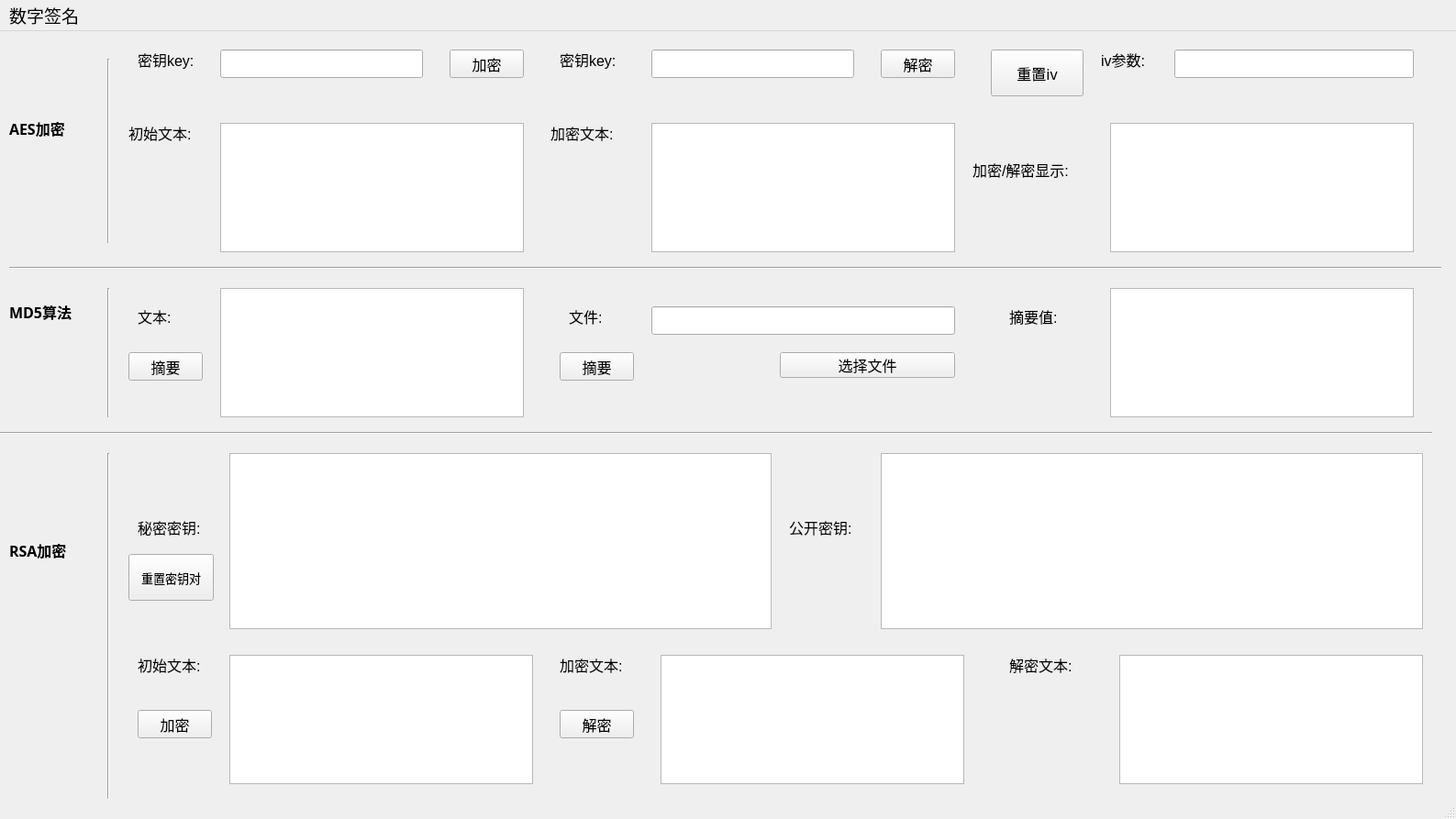
<?xml version="1.0" encoding="UTF-8"?>
<ui version="4.0">
 <class>mainWindow</class>
 <widget class="QMainWindow" name="mainWindow">
  <property name="geometry">
   <rect>
    <x>0</x>
    <y>0</y>
    <width>1587</width>
    <height>893</height>
   </rect>
  </property>
  <property name="windowTitle">
   <string>MainWindow</string>
  </property>
  <widget class="QWidget" name="centralwidget">
   <widget class="QLabel" name="aesArea">
    <property name="geometry">
     <rect>
      <x>10</x>
      <y>90</y>
      <width>91</width>
      <height>31</height>
     </rect>
    </property>
    <property name="font">
     <font>
      <family>微软雅黑 Light</family>
      <pointsize>12</pointsize>
      <weight>75</weight>
      <bold>true</bold>
     </font>
    </property>
    <property name="autoFillBackground">
     <bool>false</bool>
    </property>
    <property name="text">
     <string>AES加密</string>
    </property>
   </widget>
   <widget class="QLineEdit" name="aes_key1">
    <property name="geometry">
     <rect>
      <x>240</x>
      <y>20</y>
      <width>221</width>
      <height>31</height>
     </rect>
    </property>
    <property name="font">
     <font>
      <pointsize>12</pointsize>
     </font>
    </property>
   </widget>
   <widget class="QLabel" name="aes_key1_abel">
    <property name="geometry">
     <rect>
      <x>150</x>
      <y>20</y>
      <width>81</width>
      <height>21</height>
     </rect>
    </property>
    <property name="font">
     <font>
      <pointsize>12</pointsize>
     </font>
    </property>
    <property name="text">
     <string>密钥key:</string>
    </property>
   </widget>
   <widget class="QLabel" name="input_label">
    <property name="geometry">
     <rect>
      <x>140</x>
      <y>100</y>
      <width>101</width>
      <height>21</height>
     </rect>
    </property>
    <property name="font">
     <font>
      <pointsize>12</pointsize>
     </font>
    </property>
    <property name="text">
     <string>初始文本:</string>
    </property>
   </widget>
   <widget class="QTextEdit" name="aes_inputtext">
    <property name="geometry">
     <rect>
      <x>240</x>
      <y>100</y>
      <width>331</width>
      <height>141</height>
     </rect>
    </property>
   </widget>
   <widget class="QPushButton" name="aes_eBtn">
    <property name="geometry">
     <rect>
      <x>490</x>
      <y>20</y>
      <width>81</width>
      <height>31</height>
     </rect>
    </property>
    <property name="font">
     <font>
      <pointsize>12</pointsize>
     </font>
    </property>
    <property name="text">
     <string>加密</string>
    </property>
   </widget>
   <widget class="QLabel" name="encrypted_label">
    <property name="geometry">
     <rect>
      <x>600</x>
      <y>100</y>
      <width>101</width>
      <height>21</height>
     </rect>
    </property>
    <property name="font">
     <font>
      <pointsize>12</pointsize>
     </font>
    </property>
    <property name="text">
     <string>加密文本:</string>
    </property>
   </widget>
   <widget class="QTextEdit" name="aes_encrypttext">
    <property name="geometry">
     <rect>
      <x>710</x>
      <y>100</y>
      <width>331</width>
      <height>141</height>
     </rect>
    </property>
   </widget>
   <widget class="QLabel" name="aes_display_label">
    <property name="geometry">
     <rect>
      <x>1060</x>
      <y>140</y>
      <width>141</width>
      <height>21</height>
     </rect>
    </property>
    <property name="font">
     <font>
      <pointsize>12</pointsize>
     </font>
    </property>
    <property name="text">
     <string>加密/解密显示:</string>
    </property>
   </widget>
   <widget class="QPushButton" name="aes_dBtn">
    <property name="geometry">
     <rect>
      <x>960</x>
      <y>20</y>
      <width>81</width>
      <height>31</height>
     </rect>
    </property>
    <property name="font">
     <font>
      <pointsize>12</pointsize>
     </font>
    </property>
    <property name="text">
     <string>解密</string>
    </property>
   </widget>
   <widget class="QLineEdit" name="aes_key2">
    <property name="geometry">
     <rect>
      <x>710</x>
      <y>20</y>
      <width>221</width>
      <height>31</height>
     </rect>
    </property>
    <property name="font">
     <font>
      <pointsize>12</pointsize>
     </font>
    </property>
   </widget>
   <widget class="QLabel" name="aes_key2_label">
    <property name="geometry">
     <rect>
      <x>610</x>
      <y>20</y>
      <width>81</width>
      <height>21</height>
     </rect>
    </property>
    <property name="font">
     <font>
      <pointsize>12</pointsize>
     </font>
    </property>
    <property name="text">
     <string>密钥key:</string>
    </property>
   </widget>
   <widget class="QTextEdit" name="aes_display">
    <property name="geometry">
     <rect>
      <x>1210</x>
      <y>100</y>
      <width>331</width>
      <height>141</height>
     </rect>
    </property>
   </widget>
   <widget class="Line" name="line">
    <property name="geometry">
     <rect>
      <x>10</x>
      <y>250</y>
      <width>1561</width>
      <height>16</height>
     </rect>
    </property>
    <property name="orientation">
     <enum>Qt::Horizontal</enum>
    </property>
   </widget>
   <widget class="Line" name="line_2">
    <property name="geometry">
     <rect>
      <x>110</x>
      <y>30</y>
      <width>16</width>
      <height>201</height>
     </rect>
    </property>
    <property name="orientation">
     <enum>Qt::Vertical</enum>
    </property>
   </widget>
   <widget class="QLabel" name="MD5_Area">
    <property name="geometry">
     <rect>
      <x>10</x>
      <y>290</y>
      <width>91</width>
      <height>31</height>
     </rect>
    </property>
    <property name="font">
     <font>
      <family>微软雅黑 Light</family>
      <pointsize>12</pointsize>
      <weight>75</weight>
      <bold>true</bold>
     </font>
    </property>
    <property name="autoFillBackground">
     <bool>false</bool>
    </property>
    <property name="text">
     <string>MD5算法</string>
    </property>
   </widget>
   <widget class="QLabel" name="md5_text_label">
    <property name="geometry">
     <rect>
      <x>150</x>
      <y>300</y>
      <width>81</width>
      <height>21</height>
     </rect>
    </property>
    <property name="font">
     <font>
      <pointsize>12</pointsize>
     </font>
    </property>
    <property name="text">
     <string>文本:</string>
    </property>
   </widget>
   <widget class="QTextEdit" name="nd5_textinput">
    <property name="geometry">
     <rect>
      <x>240</x>
      <y>280</y>
      <width>331</width>
      <height>141</height>
     </rect>
    </property>
   </widget>
   <widget class="QLabel" name="md5_file_label">
    <property name="geometry">
     <rect>
      <x>620</x>
      <y>300</y>
      <width>81</width>
      <height>21</height>
     </rect>
    </property>
    <property name="font">
     <font>
      <pointsize>12</pointsize>
     </font>
    </property>
    <property name="text">
     <string>文件:</string>
    </property>
   </widget>
   <widget class="QLabel" name="md5_diplay_label">
    <property name="geometry">
     <rect>
      <x>1100</x>
      <y>300</y>
      <width>81</width>
      <height>21</height>
     </rect>
    </property>
    <property name="font">
     <font>
      <pointsize>12</pointsize>
     </font>
    </property>
    <property name="text">
     <string>摘要值:</string>
    </property>
   </widget>
   <widget class="QTextEdit" name="md5_display">
    <property name="geometry">
     <rect>
      <x>1210</x>
      <y>280</y>
      <width>331</width>
      <height>141</height>
     </rect>
    </property>
   </widget>
   <widget class="Line" name="line_3">
    <property name="geometry">
     <rect>
      <x>0</x>
      <y>430</y>
      <width>1561</width>
      <height>16</height>
     </rect>
    </property>
    <property name="orientation">
     <enum>Qt::Horizontal</enum>
    </property>
   </widget>
   <widget class="Line" name="line_4">
    <property name="geometry">
     <rect>
      <x>110</x>
      <y>280</y>
      <width>16</width>
      <height>141</height>
     </rect>
    </property>
    <property name="orientation">
     <enum>Qt::Vertical</enum>
    </property>
   </widget>
   <widget class="QLabel" name="rsa_area">
    <property name="geometry">
     <rect>
      <x>10</x>
      <y>550</y>
      <width>91</width>
      <height>31</height>
     </rect>
    </property>
    <property name="font">
     <font>
      <family>微软雅黑 Light</family>
      <pointsize>12</pointsize>
      <weight>75</weight>
      <bold>true</bold>
     </font>
    </property>
    <property name="autoFillBackground">
     <bool>false</bool>
    </property>
    <property name="text">
     <string>RSA加密</string>
    </property>
   </widget>
   <widget class="Line" name="line_5">
    <property name="geometry">
     <rect>
      <x>110</x>
      <y>460</y>
      <width>16</width>
      <height>381</height>
     </rect>
    </property>
    <property name="orientation">
     <enum>Qt::Vertical</enum>
    </property>
   </widget>
   <widget class="QTextEdit" name="rsa_inputtext">
    <property name="geometry">
     <rect>
      <x>250</x>
      <y>680</y>
      <width>331</width>
      <height>141</height>
     </rect>
    </property>
   </widget>
   <widget class="QLabel" name="rsa_encrypt_label">
    <property name="geometry">
     <rect>
      <x>610</x>
      <y>680</y>
      <width>101</width>
      <height>21</height>
     </rect>
    </property>
    <property name="font">
     <font>
      <pointsize>12</pointsize>
     </font>
    </property>
    <property name="text">
     <string>加密文本:</string>
    </property>
   </widget>
   <widget class="QLabel" name="public_key_label">
    <property name="geometry">
     <rect>
      <x>860</x>
      <y>530</y>
      <width>91</width>
      <height>21</height>
     </rect>
    </property>
    <property name="font">
     <font>
      <pointsize>12</pointsize>
     </font>
    </property>
    <property name="text">
     <string>公开密钥:</string>
    </property>
   </widget>
   <widget class="QLabel" name="private_key_label">
    <property name="geometry">
     <rect>
      <x>150</x>
      <y>530</y>
      <width>91</width>
      <height>21</height>
     </rect>
    </property>
    <property name="font">
     <font>
      <pointsize>12</pointsize>
     </font>
    </property>
    <property name="text">
     <string>秘密密钥:</string>
    </property>
   </widget>
   <widget class="QLabel" name="rsa_text_label">
    <property name="geometry">
     <rect>
      <x>150</x>
      <y>680</y>
      <width>101</width>
      <height>21</height>
     </rect>
    </property>
    <property name="font">
     <font>
      <pointsize>12</pointsize>
     </font>
    </property>
    <property name="text">
     <string>初始文本:</string>
    </property>
   </widget>
   <widget class="QTextEdit" name="rsa_decryptedtext">
    <property name="geometry">
     <rect>
      <x>1220</x>
      <y>680</y>
      <width>331</width>
      <height>141</height>
     </rect>
    </property>
   </widget>
   <widget class="QPushButton" name="rsa_eBtn">
    <property name="geometry">
     <rect>
      <x>150</x>
      <y>740</y>
      <width>81</width>
      <height>31</height>
     </rect>
    </property>
    <property name="font">
     <font>
      <pointsize>12</pointsize>
     </font>
    </property>
    <property name="text">
     <string>加密</string>
    </property>
   </widget>
   <widget class="QPushButton" name="rsa_dBtn">
    <property name="geometry">
     <rect>
      <x>610</x>
      <y>740</y>
      <width>81</width>
      <height>31</height>
     </rect>
    </property>
    <property name="font">
     <font>
      <pointsize>12</pointsize>
     </font>
    </property>
    <property name="text">
     <string>解密</string>
    </property>
   </widget>
   <widget class="QTextEdit" name="rsa_encryptedtext">
    <property name="geometry">
     <rect>
      <x>720</x>
      <y>680</y>
      <width>331</width>
      <height>141</height>
     </rect>
    </property>
   </widget>
   <widget class="QLabel" name="rsa_decrypt_label">
    <property name="geometry">
     <rect>
      <x>1100</x>
      <y>680</y>
      <width>101</width>
      <height>21</height>
     </rect>
    </property>
    <property name="font">
     <font>
      <pointsize>12</pointsize>
     </font>
    </property>
    <property name="text">
     <string>解密文本:</string>
    </property>
   </widget>
   <widget class="QPushButton" name="md5_textBtn">
    <property name="geometry">
     <rect>
      <x>140</x>
      <y>350</y>
      <width>81</width>
      <height>31</height>
     </rect>
    </property>
    <property name="font">
     <font>
      <pointsize>12</pointsize>
     </font>
    </property>
    <property name="text">
     <string>摘要</string>
    </property>
   </widget>
   <widget class="QPushButton" name="md5_fileBtn">
    <property name="geometry">
     <rect>
      <x>610</x>
      <y>350</y>
      <width>81</width>
      <height>31</height>
     </rect>
    </property>
    <property name="font">
     <font>
      <pointsize>12</pointsize>
     </font>
    </property>
    <property name="text">
     <string>摘要</string>
    </property>
   </widget>
   <widget class="QTextBrowser" name="private_key">
    <property name="geometry">
     <rect>
      <x>250</x>
      <y>460</y>
      <width>591</width>
      <height>192</height>
     </rect>
    </property>
   </widget>
   <widget class="QTextBrowser" name="public_key">
    <property name="geometry">
     <rect>
      <x>960</x>
      <y>460</y>
      <width>591</width>
      <height>192</height>
     </rect>
    </property>
   </widget>
   <widget class="QLineEdit" name="md5_fileinput">
    <property name="geometry">
     <rect>
      <x>710</x>
      <y>300</y>
      <width>331</width>
      <height>31</height>
     </rect>
    </property>
    <property name="font">
     <font>
      <pointsize>12</pointsize>
     </font>
    </property>
   </widget>
   <widget class="QPushButton" name="md5_selectBtn">
    <property name="geometry">
     <rect>
      <x>850</x>
      <y>350</y>
      <width>191</width>
      <height>28</height>
     </rect>
    </property>
    <property name="font">
     <font>
      <family>楷体</family>
      <pointsize>12</pointsize>
     </font>
    </property>
    <property name="text">
     <string>选择文件</string>
    </property>
   </widget>
   <widget class="QLineEdit" name="aes_iv_display">
    <property name="geometry">
     <rect>
      <x>1280</x>
      <y>20</y>
      <width>261</width>
      <height>31</height>
     </rect>
    </property>
    <property name="font">
     <font>
      <pointsize>12</pointsize>
     </font>
    </property>
    <property name="cursor">
     <cursorShape>PointingHandCursor</cursorShape>
    </property>
    <property name="readOnly">
     <bool>true</bool>
    </property>
   </widget>
   <widget class="QLabel" name="aes_iv_label">
    <property name="geometry">
     <rect>
      <x>1200</x>
      <y>20</y>
      <width>71</width>
      <height>21</height>
     </rect>
    </property>
    <property name="font">
     <font>
      <pointsize>12</pointsize>
     </font>
    </property>
    <property name="text">
     <string>iv参数:</string>
    </property>
   </widget>
   <widget class="QPushButton" name="reset_rsa_Btn">
    <property name="geometry">
     <rect>
      <x>140</x>
      <y>570</y>
      <width>93</width>
      <height>51</height>
     </rect>
    </property>
    <property name="font">
     <font>
      <family>华光标题黑_CNKI</family>
      <pointsize>10</pointsize>
     </font>
    </property>
    <property name="cursor">
     <cursorShape>PointingHandCursor</cursorShape>
    </property>
    <property name="text">
     <string>重置密钥对</string>
    </property>
   </widget>
   <widget class="QPushButton" name="reset_aes_Btn">
    <property name="geometry">
     <rect>
      <x>1080</x>
      <y>20</y>
      <width>101</width>
      <height>51</height>
     </rect>
    </property>
    <property name="font">
     <font>
      <family>华光中圆_CNKI</family>
      <pointsize>12</pointsize>
     </font>
    </property>
    <property name="cursor">
     <cursorShape>PointingHandCursor</cursorShape>
    </property>
    <property name="text">
     <string>重置iv</string>
    </property>
   </widget>
  </widget>
  <widget class="QMenuBar" name="menubar">
   <property name="geometry">
    <rect>
     <x>0</x>
     <y>0</y>
     <width>1587</width>
     <height>33</height>
    </rect>
   </property>
   <property name="font">
    <font>
     <family>华光中长宋_CNKI</family>
     <pointsize>14</pointsize>
    </font>
   </property>
   <property name="autoFillBackground">
    <bool>true</bool>
   </property>
   <widget class="QMenu" name="menu">
    <property name="font">
     <font>
      <pointsize>9</pointsize>
     </font>
    </property>
    <property name="title">
     <string>数字签名</string>
    </property>
    <addaction name="actionone"/>
   </widget>
   <addaction name="menu"/>
  </widget>
  <widget class="QStatusBar" name="statusbar"/>
  <action name="actionone">
   <property name="text">
    <string>数字签名器</string>
   </property>
   <property name="font">
    <font>
     <family>Arial</family>
     <pointsize>16</pointsize>
    </font>
   </property>
  </action>
 </widget>
 <resources/>
 <connections/>
</ui>
